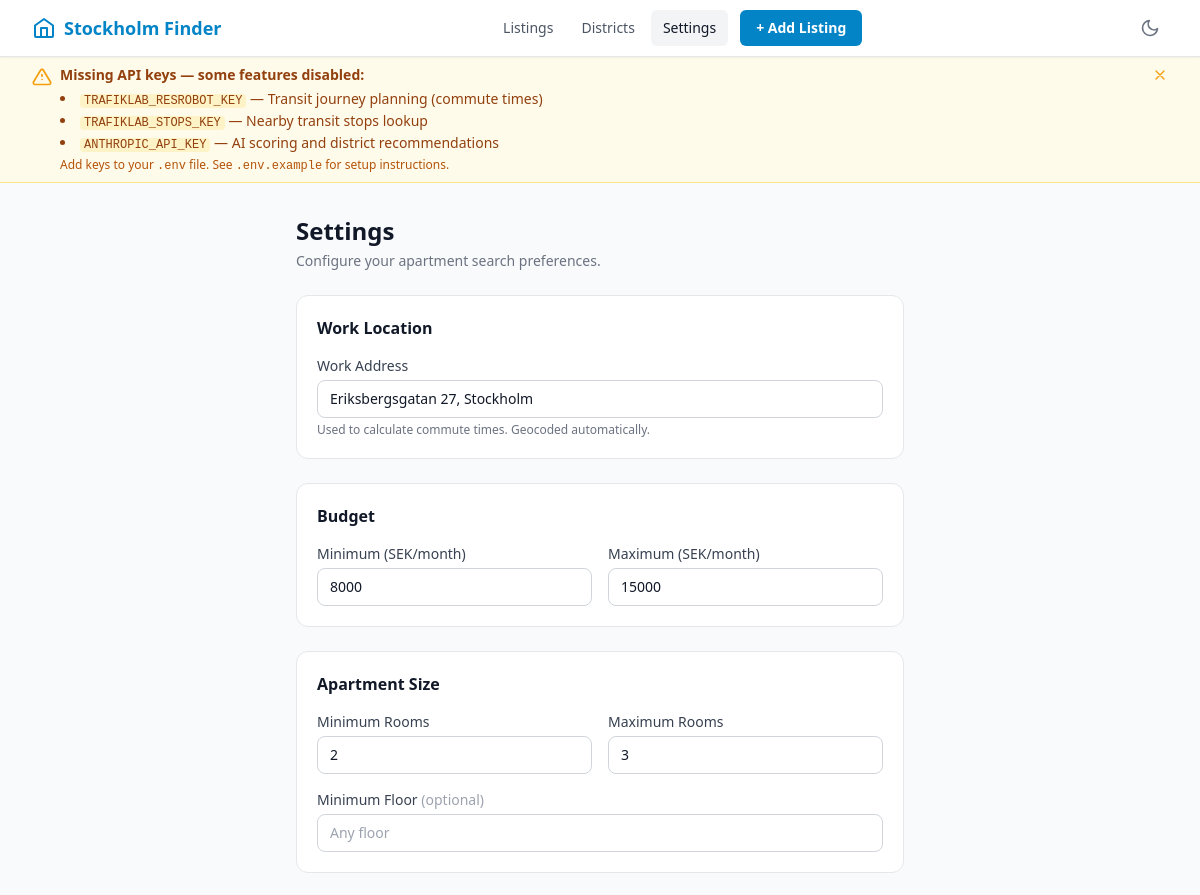
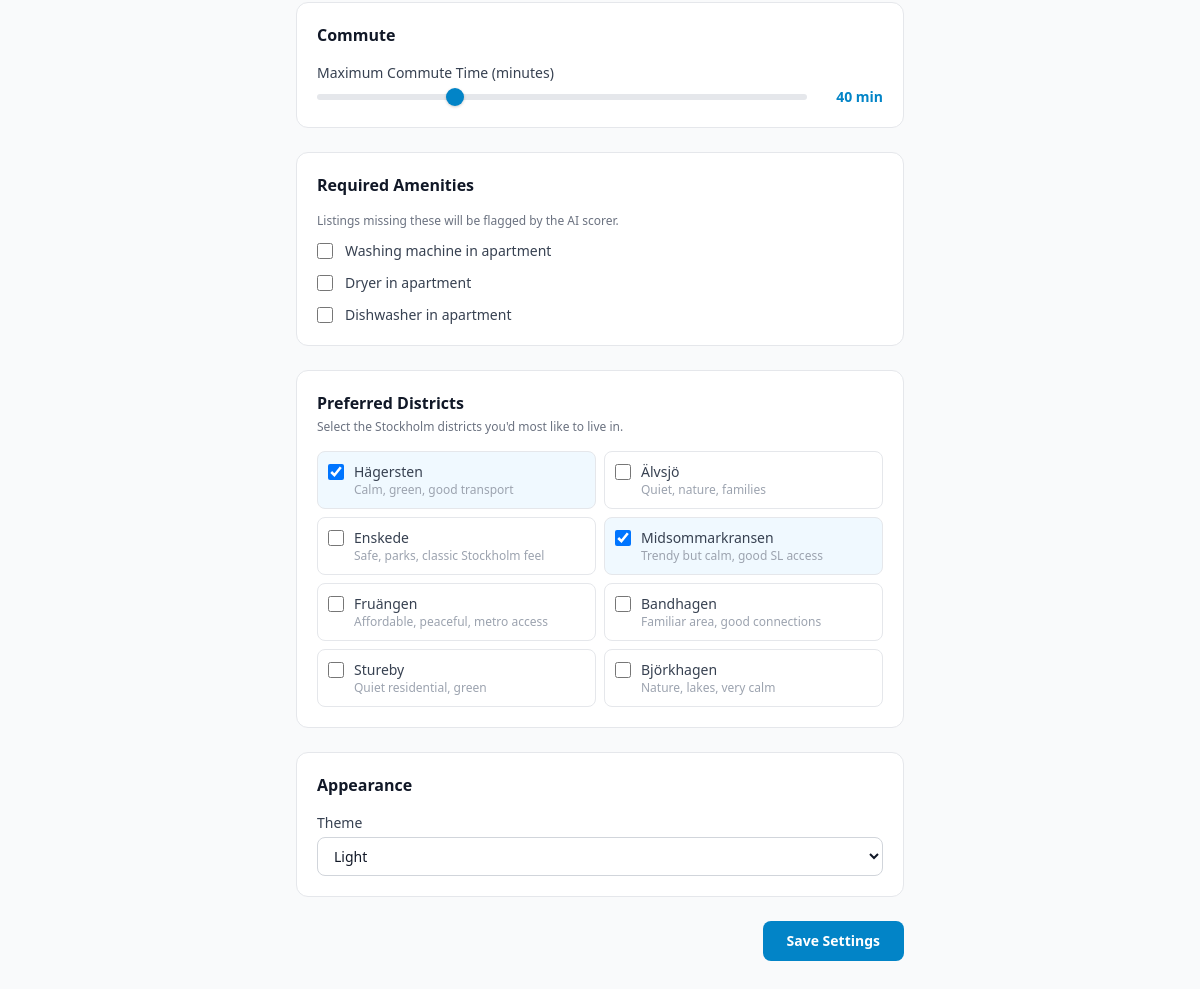
/settings/, run on the app's committed database (2 pictures, top to bottom).
### database/models.py (models this page shows, shortened)
class UserSettings(db.Model):
    __tablename__ = "user_settings"
    id = db.Column(db.Integer, primary_key=True)
    work_address = db.Column(db.String(500), nullable=True)
    work_lat = db.Column(db.Float, nullable=True)
    work_lng = db.Column(db.Float, nullable=True)
    budget_min = db.Column(db.Integer, default=5000)
    budget_max = db.Column(db.Integer, default=25000)
    min_rooms = db.Column(db.Integer, default=1)
    max_rooms = db.Column(db.Integer, default=3)
    floor_min = db.Column(db.Integer, nullable=True)
    must_have_washing_machine = db.Column(db.Boolean, default=False)
    must_have_dryer = db.Column(db.Boolean, default=False)
    must_have_dishwasher = db.Column(db.Boolean, default=False)
    preferred_districts = db.Column(db.JSON, default=list)
    max_commute_minutes = db.Column(db.Integer, default=45)
    theme = db.Column(db.String(10), default="light")

### routes/settings.py (the view)
@settings_bp.route("/", methods=["GET"])
def settings_page():
    settings = get_or_create_settings()
    return render_template("settings.html", settings=settings)

### templates/settings.html (shortened to what this page needs)
{% extends "base.html" %}
{% block content %}
<div class="max-w-2xl mx-auto px-4 sm:px-6 lg:px-8 py-8">
  <div class="mb-6">
    <h1 class="text-2xl font-bold text-gray-900 dark:text-white">Settings</h1>
    <p class="mt-1 text-sm text-gray-500 dark:text-gray-400">Configure your apartment search preferences.</p>
  </div>
  <form method="POST" action="{{ url_for('settings.save_settings') }}" class="space-y-6">
    <div class="bg-white dark:bg-gray-800 rounded-xl border border-gray-200 dark:border-gray-700 p-5">
      <h2 class="text-base font-semibold text-gray-900 dark:text-white mb-4">Work Location</h2>
      <div>
        <label for="work_address" class="block text-sm font-medium text-gray-700 dark:text-gray-300 mb-1">
          Work Address
        </label>
        <input
          type="text"
          id="work_address"
          name="work_address"
          value="{{ settings.work_address or '' }}"
          placeholder="e.g. Drottninggatan 1, Stockholm"
          class="w-full px-3 py-2 rounded-lg border border-gray-300 dark:border-gray-600 bg-white dark:bg-gray-700 text-gray-900 dark:text-white placeholder-gray-400 dark:placeholder-gray-500 focus:outline-none focus:ring-2 focus:ring-brand-500 focus:border-transparent text-sm transition-colors"
        />
        <p class="mt-1 text-xs text-gray-500 dark:text-gray-400">
          Used to calculate commute times. Geocoded automatically.
        </p>
      </div>
    </div>
    <div class="bg-white dark:bg-gray-800 rounded-xl border border-gray-200 dark:border-gray-700 p-5">
      <h2 class="text-base font-semibold text-gray-900 dark:text-white mb-4">Budget</h2>
      <div class="grid grid-cols-2 gap-4">
        <div>
          <label for="budget_min" class="block text-sm font-medium text-gray-700 dark:text-gray-300 mb-1">
            Minimum (SEK/month)
          </label>
          <input
            type="number"
            id="budget_min"
            name="budget_min"
            value="{{ settings.budget_min }}"
            min="0"
            step="500"
            class="w-full px-3 py-2 rounded-lg border border-gray-300 dark:border-gray-600 bg-white dark:bg-gray-700 text-gray-900 dark:text-white focus:outline-none focus:ring-2 focus:ring-brand-500 focus:border-transparent text-sm transition-colors"
          />
        </div>
        <div>
          <label for="budget_max" class="block text-sm font-medium text-gray-700 dark:text-gray-300 mb-1">
            Maximum (SEK/month)
          </label>
          <input
            type="number"
            id="budget_max"
            name="budget_max"
            value="{{ settings.budget_max }}"
            min="0"
            step="500"
            class="w-full px-3 py-2 rounded-lg border border-gray-300 dark:border-gray-600 bg-white dark:bg-gray-700 text-gray-900 dark:text-white focus:outline-none focus:ring-2 focus:ring-brand-500 focus:border-transparent text-sm transition-colors"
          />
        </div>
      </div>
    </div>
    <div class="bg-white dark:bg-gray-800 rounded-xl border border-gray-200 dark:border-gray-700 p-5">
      <h2 class="text-base font-semibold text-gray-900 dark:text-white mb-4">Apartment Size</h2>
      <div class="grid grid-cols-2 gap-4">
        <div>
          <label for="min_rooms" class="block text-sm font-medium text-gray-700 dark:text-gray-300 mb-1">
            Minimum Rooms
          </label>
          <input
            type="number"
            id="min_rooms"
            name="min_rooms"
            value="{{ settings.min_rooms }}"
            min="1"
            max="10"
            class="w-full px-3 py-2 rounded-lg border border-gray-300 dark:border-gray-600 bg-white dark:bg-gray-700 text-gray-900 dark:text-white focus:outline-none focus:ring-2 focus:ring-brand-500 focus:border-transparent text-sm transition-colors"
          />
        </div>
        <div>
          <label for="max_rooms" class="block text-sm font-medium text-gray-700 dark:text-gray-300 mb-1">
            Maximum Rooms
          </label>
          <input
            type="number"
            id="max_rooms"
            name="max_rooms"
            value="{{ settings.max_rooms }}"
            min="1"
            max="10"
            class="w-full px-3 py-2 rounded-lg border border-gray-300 dark:border-gray-600 bg-white dark:bg-gray-700 text-gray-900 dark:text-white focus:outline-none focus:ring-2 focus:ring-brand-500 focus:border-transparent text-sm transition-colors"
          />
        </div>
      </div>
      <div class="mt-4">
        <label for="floor_min" class="block text-sm font-medium text-gray-700 dark:text-gray-300 mb-1">
          Minimum Floor <span class="text-gray-400 dark:text-gray-500 font-normal">(optional)</span>
        </label>
        <input
          type="number"
          id="floor_min"
          name="floor_min"
          value="{{ settings.floor_min or '' }}"
          min="0"
          placeholder="Any floor"
          class="w-full px-3 py-2 rounded-lg border border-gray-300 dark:border-gray-600 bg-white dark:bg-gray-700 text-gray-900 dark:text-white placeholder-gray-400 dark:placeholder-gray-500 focus:outline-none focus:ring-2 focus:ring-brand-500 focus:border-transparent text-sm transition-colors"
        />
      </div>
    </div>
    <div class="bg-white dark:bg-gray-800 rounded-xl border border-gray-200 dark:border-gray-700 p-5">
      <h2 class="text-base font-semibold text-gray-900 dark:text-white mb-4">Commute</h2>
      <div>
        <label for="max_commute_minutes" class="block text-sm font-medium text-gray-700 dark:text-gray-300 mb-1">
          Maximum Commute Time (minutes)
        </label>
        <div class="flex items-center gap-3">
          <input
            type="range"
            id="max_commute_range"
            min="10"
            max="120"
            step="5"
            value="{{ settings.max_commute_minutes }}"
            oninput="document.getElementById('max_commute_minutes').value = this.value; document.getElementById('commute-display').textContent = this.value + ' min'"
            class="flex-1 h-2 appearance-none bg-gray-200 dark:bg-gray-600 rounded-full cursor-pointer accent-brand-600"
          />
          <span id="commute-display" class="text-sm font-semibold text-brand-600 dark:text-brand-400 w-16 text-right">
            {{ settings.max_commute_minutes }} min
          </span>
        </div>
      </div>
    </div>
    <div class="bg-white dark:bg-gray-800 rounded-xl border border-gray-200 dark:border-gray-700 p-5">
      <h2 class="text-base font-semibold text-gray-900 dark:text-white mb-4">Required Amenities</h2>
      <p class="text-xs text-gray-500 dark:text-gray-400 mb-3">Listings missing these will be flagged by the AI scorer.</p>
      <div class="space-y-3">
        <label class="flex items-center gap-3 cursor-pointer">
          <input
            type="checkbox"
            name="must_have_washing_machine"
            class="w-4 h-4 text-brand-600 border-gray-300 dark:border-gray-600 rounded focus:ring-brand-500 bg-white dark:bg-gray-700"
          />
          <span class="text-sm text-gray-700 dark:text-gray-300">Washing machine in apartment</span>
        </label>
        <label class="flex items-center gap-3 cursor-pointer">
          <input
            type="checkbox"
            name="must_have_dryer"
            class="w-4 h-4 text-brand-600 border-gray-300 dark:border-gray-600 rounded focus:ring-brand-500 bg-white dark:bg-gray-700"
          />
          <span class="text-sm text-gray-700 dark:text-gray-300">Dryer in apartment</span>
        </label>
        <label class="flex items-center gap-3 cursor-pointer">
          <input
            type="checkbox"
            name="must_have_dishwasher"
            class="w-4 h-4 text-brand-600 border-gray-300 dark:border-gray-600 rounded focus:ring-brand-500 bg-white dark:bg-gray-700"
          />
          <span class="text-sm text-gray-700 dark:text-gray-300">Dishwasher in apartment</span>
        </label>
      </div>
    </div>
    <div class="bg-white dark:bg-gray-800 rounded-xl border border-gray-200 dark:border-gray-700 p-5">
      <h2 class="text-base font-semibold text-gray-900 dark:text-white mb-1">Preferred Districts</h2>
      <p class="text-xs text-gray-500 dark:text-gray-400 mb-4">Select the Stockholm districts you'd most like to live in.</p>
      <div class="grid grid-cols-2 gap-2">
        {% set recommended_districts = [
          ("Hägersten", "Calm, green, good transport"),
          ("Älvsjö", "Quiet, nature, families"),
          ("Enskede", "Safe, parks, classic Stockholm feel"),
          ("Midsommarkransen", "Trendy but calm, good SL access"),
          ("Fruängen", "Affordable, peaceful, metro access"),
          ("Bandhagen", "Familiar area, good connections"),
          ("Stureby", "Quiet residential, green"),
          ("Björkhagen", "Nature, lakes, very calm"),
        ] %}
        {% for district, description in recommended_districts %}
        <label class="flex items-start gap-2.5 p-2.5 rounded-lg border border-gray-200 dark:border-gray-600 hover:bg-gray-50 dark:hover:bg-gray-700/50 cursor-pointer transition-colors
          {% if district in (settings.preferred_districts or []) %}bg-brand-50 dark:bg-brand-900/20 border-brand-300 dark:border-brand-600{% endif %}">
          <input
            type="checkbox"
            name="preferred_districts"
            value="{{ district }}"
            {% if district in (settings.preferred_districts or []) %}checked{% endif %}
            class="w-4 h-4 mt-0.5 text-brand-600 border-gray-300 dark:border-gray-600 rounded focus:ring-brand-500 bg-white dark:bg-gray-700 flex-shrink-0"
          />
          <div>
            <div class="text-sm font-medium text-gray-700 dark:text-gray-300">{{ district }}</div>
            <div class="text-xs text-gray-400 dark:text-gray-500">{{ description }}</div>
          </div>
        </label>
        {% endfor %}
      </div>
    </div>
    <div class="bg-white dark:bg-gray-800 rounded-xl border border-gray-200 dark:border-gray-700 p-5">
      <h2 class="text-base font-semibold text-gray-900 dark:text-white mb-4">Appearance</h2>
      <div>
        <label for="theme" class="block text-sm font-medium text-gray-700 dark:text-gray-300 mb-1">Theme</label>
        <select
          id="theme"
          name="theme"
          onchange="applyTheme(this.value)"
          class="w-full px-3 py-2 rounded-lg border border-gray-300 dark:border-gray-600 bg-white dark:bg-gray-700 text-gray-900 dark:text-white focus:outline-none focus:ring-2 focus:ring-brand-500 focus:border-transparent text-sm transition-colors"
        >
          <option value="light" {% if settings.theme == 'light' %}selected{% endif %}>Light</option>
        </select>
      </div>
    </div>
    <div class="flex justify-end">
      <button
        type="submit"
        class="px-6 py-2.5 rounded-lg bg-brand-600 hover:bg-brand-700 text-white font-semibold text-sm transition-colors focus:outline-none focus:ring-2 focus:ring-brand-500 focus:ring-offset-2">
        Save Settings
      </button>
    </div>
  </form>
</div>
{% endblock %}

### data on the page
UserSettings: work_address "Eriksbergsgatan 27, Stockholm", budget_min "8000", budget_max "15000", min_rooms "2", max_rooms "3", max_commute_minutes "40", preferred_districts "☑" "☑", theme "Light"

### other printed values
{{ key.key }} "TRAFIKLAB_RESROBOT_KEY" "TRAFIKLAB_STOPS_KEY" "ANTHROPIC_API_KEY"
{{ key.feature }} "Transit journey planning (commute times)" "Nearby transit stops lookup" "AI scoring and district recommendations"
{{ district }} "Hägersten" "Älvsjö" "Enskede" "Midsommarkransen" "Fruängen" "Bandhagen" "Stureby" "Björkhagen"
{{ description }} "Calm, green, good transport" "Quiet, nature, families" "Safe, parks, classic Stockholm feel" "Trendy but calm, good SL access" "Affordable, peaceful, metro access" "Familiar area, good connections" "Quiet residential, green" "Nature, lakes, very calm"
